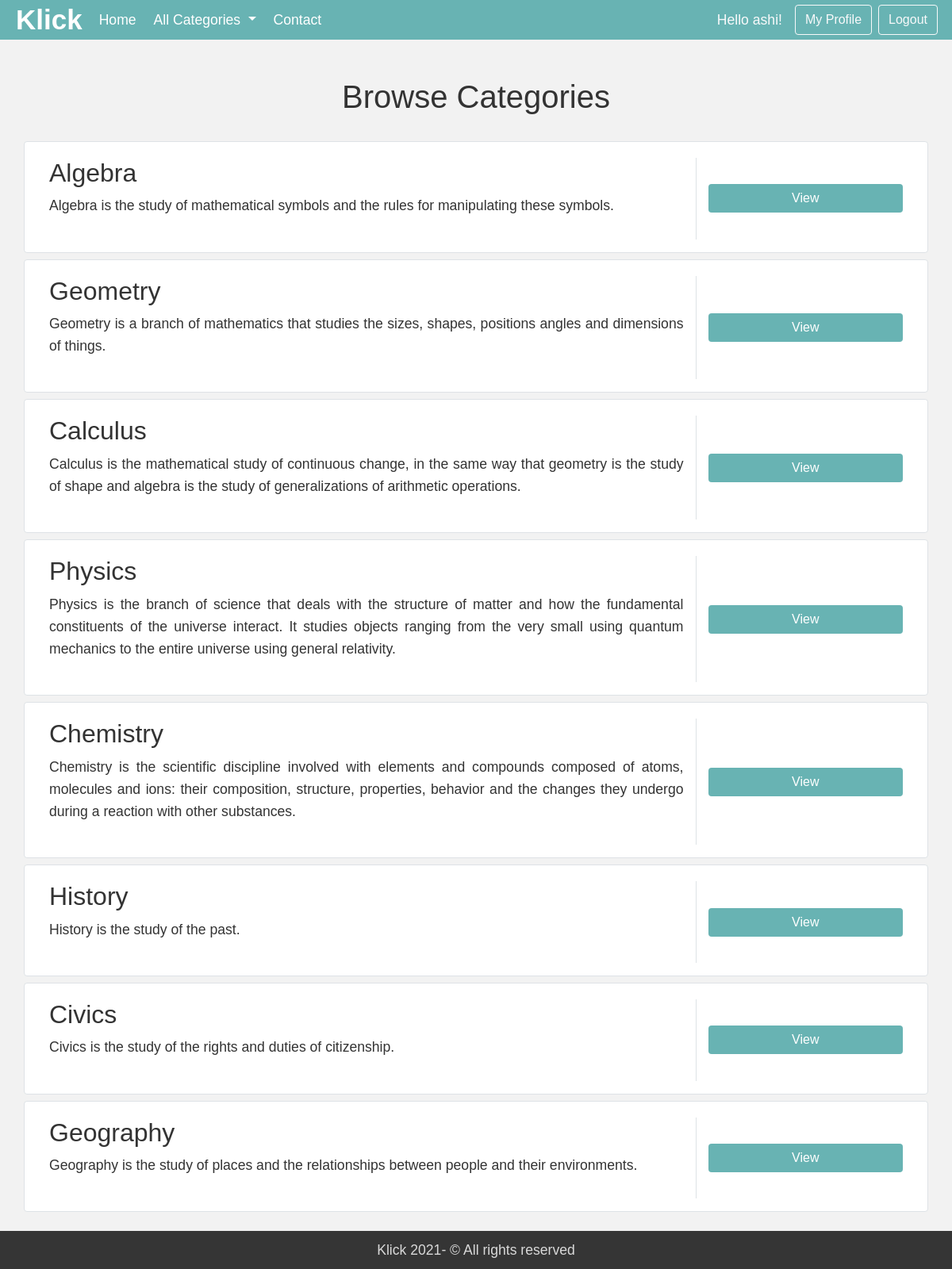
Screenshot of /category.php (signed in) with the database file from the repository.
### tables this page shows
CREATE TABLE `categories` (
  `category_id` int(11) NOT NULL,
  `category_name` varchar(255) DEFAULT NULL,
  `category_description` varchar(255) DEFAULT NULL,
  `created` datetime DEFAULT current_timestamp()
);

### category.php (the view, shortened to what this page needs)
<!doctype html>
<html lang="en">
<head>
    <link rel="stylesheet" href="https://stackpath.bootstrapcdn.com/bootstrap/4.5.0/css/bootstrap.min.css"
>
    <link rel="stylesheet" href="style.css">
</head>
<body>
    <?php include 'header.php';?>
    <div class="container my-4" id="ques">
        <h1 class="text-center my-4">Browse Categories</h1>
        <div class="row my-4">
         <?php
         $sql = "SELECT * FROM `categories`";
         $result = mysqli_query($conn, $sql);
         while($row = mysqli_fetch_assoc($result)){
          $id = $row['category_id'];
          $cat = $row['category_name'];
          $desc = $row['category_description'];
          echo '<div class="col-md-12">
          <div class="row p-3 bg-white border rounded px-2 row-margin-05 mt-2">
              <div class="col-md-9 mt-1">
                  <h2>'  . $cat . '</h2>
                  <div class="d-flex flex-row">
                  </div>
                  <p class="text-justify para mb-0"> ' . substr($desc, 0, 1000). '<br><br></p>
              </div>
              <div class="align-items-center align-content-center col-md-3 border-left mt-1">
                  <div class="d-flex flex-column mt-9"><a href="threadlist.php?catid=' . $id . '" style="text-decoration:none"><button class="btn btn-info btn-block" type="button">View</button></a></div>
              </div>
          </div>
              </div>';
         }
         ?>
        </div>
    </div>
    <footer class="footer" style="background:#353535;	color:#d9d9d9;	text-align:center;"><p style="margin:0;	padding:10px"><a target="blank" href="#" style="color:#d9d9d9; ">Klick 2021<a>- © All rights reserved </p></footer>
</body>
</html>

### style.css (style rules this page uses)
* { box-sizing: border-box; margin: 0; padding: 0; }
body { font-family: 'Catamaran', sans-serif; line-height: 1.6; color: #333; background-color:#f2f2f2; font-size: 1.1rem; }
.container { padding-top:50px; }
.btn-info { background: #68b3b3; color: #ffffff; border: none; }

### category.php (style rules this page uses)
#ques { min-height: 433px; }

### rows the page displays
categories: category_name "Algebra", category_description "Algebra is the study of mathematical symbols and the rules for manipulating these symbols."
categories: category_name "Geometry", category_description "Geometry is a branch of mathematics that studies the sizes, shapes, positions angles and dimensions of things."
categories: category_name "Calculus", category_description "Calculus is the mathematical study of continuous change, in the same way that geometry is the study of shape and algebra is the study of generalizations of arithmetic operations."
categories: category_name "Physics", category_description "Physics is the branch of science that deals with the structure of matter and how the fundamental constituents of the universe interact. It studies objects ranging from the very small using quantum mechanics to the entire universe using general relativity."
categories: category_name "Chemistry", category_description "Chemistry is the scientific discipline involved with elements and compounds composed of atoms, molecules and ions: their composition, structure, properties, behavior and the changes they undergo during a reaction with other substances."
categories: category_name "History", category_description "History is the study of the past."
categories: category_name "Civics", category_description "Civics is the study of the rights and duties of citizenship."
categories: category_name "Geography", category_description "Geography is the study of places and the relationships between people and their environments."

### other values shown
$_SESSION['useremail'] "ashi"
